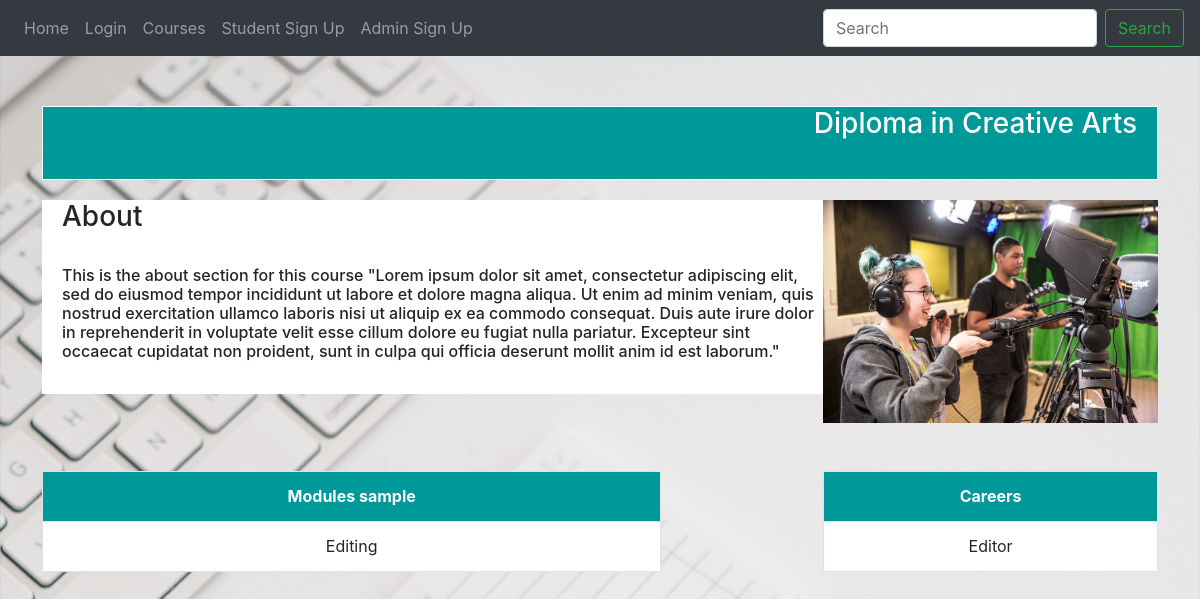
/course/5, run on the app's committed database.
### website/models.py (models this page shows)
class Courses(db.Model):
    id = db.Column(db.Integer, primary_key=True)
    courseName = db.Column(db.String(300))
    institute = db.Column(db.String(300))
    neededSubject = db.Column(db.String(300))
    about = db.Column(db.String(1000))
    courseimg = db.Column(db.String(1000))
    modules = db.Column(db.String(300))
    careers = db.Column(db.String(300))
    user_id = db.Column(db.Integer, db.ForeignKey('user.id'))

### website/views.py (the view)
@views.route('/course/<int:id>')
def course(id):
    course = Courses.query.get_or_404(id)
    return render_template('course.html', course=course)

### website/templates/course.html
{% extends "base.html" %} {% block title %}{{ course.courseName }}{% endblock %} {% block content
    %}
              <div class="info">
                <h3 class="infoname" style="margin-right: 20px;">{{ course.courseName }}</h3>
                <br><br><br>
            </div>
            <img class="infopic" style="float: right; margin-top: 20px;" src="\static/images/{{course.courseimg }}" alt="courselogo" width="30%" height="50%">
            <div class="infobod">
                <h3>About</h3>
                <br>
                <h6>{{ course.about }}</h6>
                <br>
            </div>
            <div class="table-responsive">
            <br><br>
            <table class="table table-striped table-bordered table-fixed table-hover table-condensed" style="border:0px; width: 55.5%; display: inline-block; " id="myTable3">
              <tr>
                <th>Modules sample</th>
              </tr>
              <tr>
                <td>{{ course.modules }}</td>
                </tr>
            </table>
            <table class="table table-striped table-bordered table-fixed table-hover table-condensed" style="border:0px; width: 30%; float: right;" id="myTable3">
                <tr>
                  <th>Careers</th>
                </tr>
                <tr>
                  <td>{{ course.careers }}</td>
                </tr>
              </table>
            </div>
    {% endblock %}

### website/static/styles.css (style rules this page uses)
#myTable3 th { background-color: #009999; color: white; text-align: center; width: 20%; }
body { background: url(background.jpg); background-size:cover; background-repeat:no-repeat; }
.info { margin-top: 50px; background-color: #009999; border-style: solid; border-width: 1px; border-color: white; color: white; }
.infoname { margin-left: 20px; float: right; }
.infobod { margin-top: 20px; padding-left: 20px; padding-right: 20px; background-color: white; }

### data on the page
Courses: courseName "Diploma in Creative Arts", courseimg (picture), about "This is the about section for this course \"Lorem ipsum dolor sit amet, consectetur adipiscing elit, sed do eiusmod tempor incididunt ut labore et dolore magna aliqua. Ut enim ad minim veniam, quis nostrud exercitation ullamco laboris nisi ut aliquip ex ea commodo consequat. Duis aute irure dolor in reprehenderit in voluptate velit esse cillum dolore eu fugiat nulla pariatur. Excepteur sint occaecat cupidatat non proident, sunt in culpa qui officia deserunt mollit anim id est laborum.\"", modules "Editing", careers "Editor"
